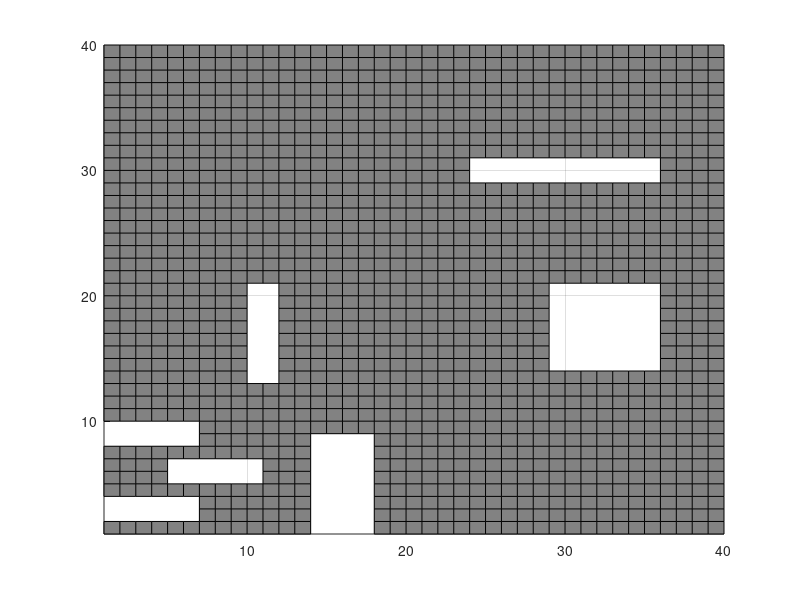

This figure's MATLAB source: (Note: this script raises an error after producing the figure.)
clear all; 
close all;
clc;

%% Astar
% Map
map_ = zeros(40,40);
obstacle = [];
map_(1:6, 3) = inf;
map_(6:10, 6) = inf;
map_(1:6, 9) = inf;
map_(11,14:20) = inf;
map_(25:35,30) = inf;
map_(30:35,15:20) =inf;
map_(15:17,1:8) = inf;

width_ = size(map_,1);
height_ = size(map_,2);

hold all;
MAP1 = figure(1);
set(MAP1, 'Color', 'White')
surf(map_')
colormap(gray)
view(2)
grid on
axis([1 40 1 40])

start_pos = [1,1];
end_pos = [37,35];

path = []
% Heuristic
for x = 1:width_
    for y= 1:height_
        if map_(x,y) ~=inf
            H_score(x,y) = func_distance(end_pos(1), x, end_pos(2),y);
            G_score(x,y) = inf;
        else
            H_score(x,y) = inf;
        end
    end
end

G_score(start_pos(1), start_pos(2)) = 0;
F_score(start_pos(1), start_pos(2)) = H_score(start_pos(1), start_pos(2));

plot(start_pos(1), start_pos(2),'s', 'MarkerFaceColor','b');
plot(end_pos(1), end_pos(2),'s', 'MarkerFaceColor','r');

open_Node = [start_pos G_score(start_pos(1), start_pos(2)), F_score(start_pos(1), start_pos(2)), 0]; % start_x start_y G_score F_score parent_x parent_y
close_Node = [];

prev_pos = open_Node;

finish = 0;
pause(5)
%% 
while finish == 0

    [A, I] = min(open_Node(:,4));
    current_pos = open_Node(I,:);
    close_Node = [close_Node;current_pos]
    
    if current_pos(1) == end_pos(1) && current_pos(2) == end_pos(2)
        finish = 1;
        close_Node = [close_Node;current_pos];
    end
    open_Node = [];
    for x = current_pos(1)-1: current_pos(1)+1
        for y = current_pos(2)-1:current_pos(2)+1
            if x < 1 || x > width_
                continue
            end
            if y < 1 || y > height_
                continue
            end
            
            G_update =func_distance(current_pos(1),x,current_pos(2),y);
            G_score(x,y) = G_update;
            F_update(x, y) = G_score(x,y) + H_score(x,y);
            new_Node = [x y G_score(x,y) F_update(x,y) size(close_Node,1)];

%             if (new_Node(1) == prev_x) && (new_Node(2) == prev_y)
%                 new_Node(4) = inf;
%             end

            open_Node = [open_Node;new_Node];
            plot(open_Node(:,1), open_Node(:,2),'s','MarkerFaceColor','g')  
            
        end
    end
    
    for i = 1:(length(open_Node(:,1))-1)
        if (open_Node(i,1) == current_pos(1)) && (open_Node(i,2) == current_pos(2))
            open_Node(i,:) = [];
        end
        if (open_Node(i,1) == prev_pos(1)) && (open_Node(i,2) == prev_pos(2))
            open_Node(i,4) = inf;
        end
    end
    plot(current_pos(1), current_pos(2),'s','MarkerFaceColor','black')
    F_update(current_pos(1), current_pos(2)) = inf;
    prev_pos(1) = current_pos(1);
    prev_pos(2) = current_pos(2);
    pause(0.1)
%     finish =1;
end

j = size(close_Node,1);
j_save = [];

while(j > 0)
    x = close_Node(j,1);
    y = close_Node(j,2);
    j = close_Node(j,5);
    j_save = [ j; j_save];
    path = [x y;path];
end

for i = 1:size(path,1)
    plot(path(i:end,1),path(i:end,2),'b--o','LineWidth',3)
    pause(0.1)
end














